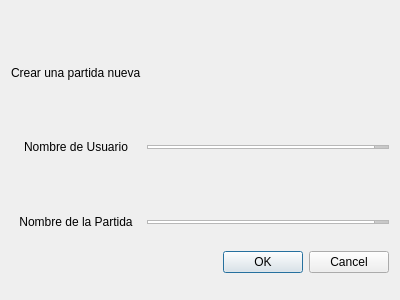
<?xml version="1.0" encoding="UTF-8"?>
<ui version="4.0">
 <class>CreateView</class>
 <widget class="QDialog" name="CreateView">
  <property name="geometry">
   <rect>
    <x>0</x>
    <y>0</y>
    <width>400</width>
    <height>300</height>
   </rect>
  </property>
  <property name="windowTitle">
   <string>Dialog</string>
  </property>
  <layout class="QGridLayout" name="gridLayout">
   <item row="2" column="0">
    <widget class="QLabel" name="label">
     <property name="text">
      <string>Crear una partida nueva</string>
     </property>
    </widget>
   </item>
   <item row="5" column="0">
    <spacer name="verticalSpacer_2">
     <property name="orientation">
      <enum>Qt::Vertical</enum>
     </property>
     <property name="sizeHint" stdset="0">
      <size>
       <width>20</width>
       <height>40</height>
      </size>
     </property>
    </spacer>
   </item>
   <item row="4" column="1">
    <layout class="QVBoxLayout" name="verticalLayout">
     <property name="topMargin">
      <number>5</number>
     </property>
     <property name="bottomMargin">
      <number>5</number>
     </property>
     <item>
      <widget class="QPlainTextEdit" name="usrTxtIn">
       <property name="sizePolicy">
        <sizepolicy hsizetype="Expanding" vsizetype="Ignored">
         <horstretch>0</horstretch>
         <verstretch>0</verstretch>
        </sizepolicy>
       </property>
      </widget>
     </item>
    </layout>
   </item>
   <item row="3" column="0">
    <spacer name="verticalSpacer_3">
     <property name="orientation">
      <enum>Qt::Vertical</enum>
     </property>
     <property name="sizeHint" stdset="0">
      <size>
       <width>20</width>
       <height>40</height>
      </size>
     </property>
    </spacer>
   </item>
   <item row="4" column="0">
    <widget class="QLabel" name="label_2">
     <property name="text">
      <string>Nombre de Usuario</string>
     </property>
     <property name="alignment">
      <set>Qt::AlignCenter</set>
     </property>
     <property name="margin">
      <number>10</number>
     </property>
    </widget>
   </item>
   <item row="0" column="0">
    <spacer name="verticalSpacer_4">
     <property name="orientation">
      <enum>Qt::Vertical</enum>
     </property>
     <property name="sizeHint" stdset="0">
      <size>
       <width>20</width>
       <height>40</height>
      </size>
     </property>
    </spacer>
   </item>
   <item row="7" column="0">
    <spacer name="verticalSpacer">
     <property name="orientation">
      <enum>Qt::Vertical</enum>
     </property>
     <property name="sizeHint" stdset="0">
      <size>
       <width>20</width>
       <height>40</height>
      </size>
     </property>
    </spacer>
   </item>
   <item row="6" column="0">
    <widget class="QLabel" name="label_3">
     <property name="text">
      <string>Nombre de la Partida</string>
     </property>
     <property name="alignment">
      <set>Qt::AlignCenter</set>
     </property>
     <property name="margin">
      <number>10</number>
     </property>
    </widget>
   </item>
   <item row="6" column="1">
    <layout class="QVBoxLayout" name="verticalLayout_2">
     <property name="topMargin">
      <number>5</number>
     </property>
     <property name="bottomMargin">
      <number>5</number>
     </property>
     <item>
      <widget class="QPlainTextEdit" name="matchTxtIn">
       <property name="sizePolicy">
        <sizepolicy hsizetype="Expanding" vsizetype="Ignored">
         <horstretch>0</horstretch>
         <verstretch>0</verstretch>
        </sizepolicy>
       </property>
      </widget>
     </item>
    </layout>
   </item>
   <item row="7" column="1">
    <widget class="QDialogButtonBox" name="btnBoxCreate">
     <property name="orientation">
      <enum>Qt::Horizontal</enum>
     </property>
     <property name="standardButtons">
      <set>QDialogButtonBox::Cancel|QDialogButtonBox::Ok</set>
     </property>
    </widget>
   </item>
  </layout>
 </widget>
 <resources/>
 <connections>
  <connection>
   <sender>btnBox</sender>
   <signal>accepted()</signal>
   <receiver>CreateView</receiver>
   <slot>accept()</slot>
   <hints>
    <hint type="sourcelabel">
     <x>248</x>
     <y>254</y>
    </hint>
    <hint type="destinationlabel">
     <x>157</x>
     <y>274</y>
    </hint>
   </hints>
  </connection>
  <connection>
   <sender>btnBox</sender>
   <signal>rejected()</signal>
   <receiver>CreateView</receiver>
   <slot>reject()</slot>
   <hints>
    <hint type="sourcelabel">
     <x>316</x>
     <y>260</y>
    </hint>
    <hint type="destinationlabel">
     <x>286</x>
     <y>274</y>
    </hint>
   </hints>
  </connection>
 </connections>
</ui>
